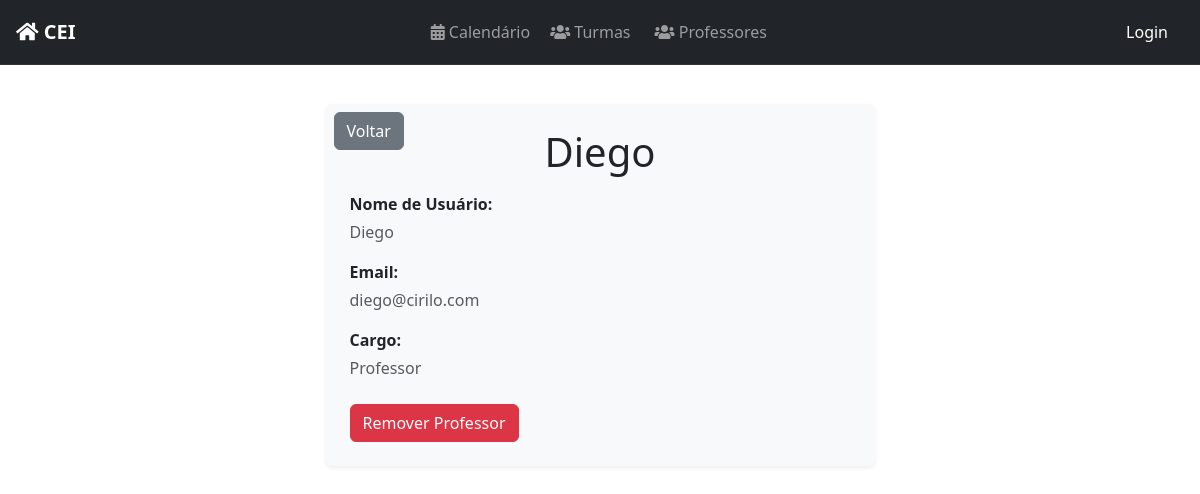
Before: /docente/23/ with the older database file.
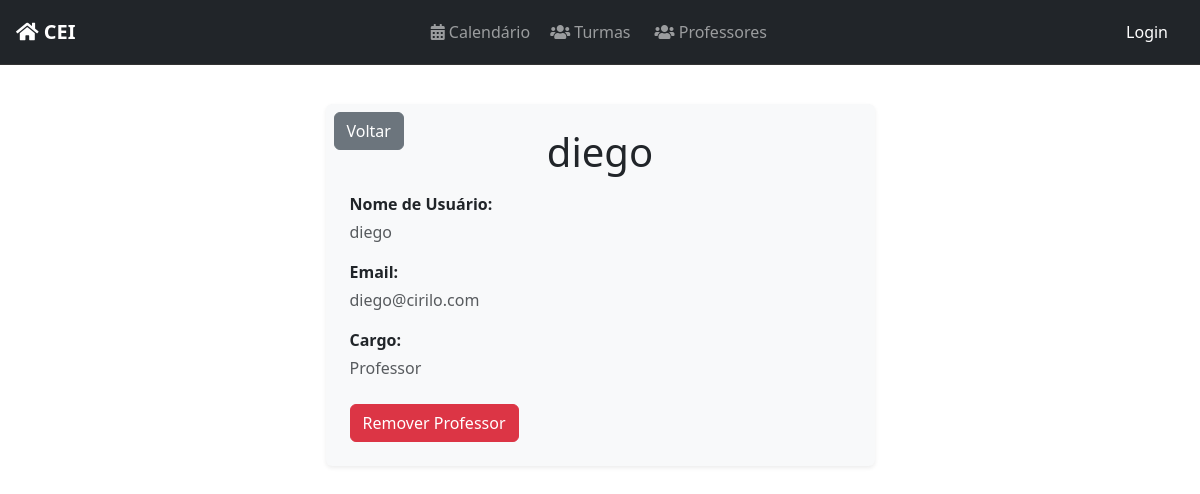
After: the same page with the newer database file.
### profiles/models.py (models this page shows, shortened)
class CustomUser(AbstractUser):
    id = models.BigAutoField(primary_key=True)
    turma = models.ForeignKey('classes.Turma', on_delete=models.SET_NULL, blank=True, null=True, related_name='customuser_set')
    @property
    def cargo(self):
        if self.groups.filter(name="Tutor").exists():
            return "Aluno e Tutor"
        elif self.groups.filter(name="Discente").exists():
            return "Aluno"
        elif self.groups.filter(name="Docente").exists():
            return "Professor"
        elif self.groups.filter(name="Administrador").exists():
            return "Administrador"
        return "Indefinido"

### profiles/views.py (the view, shortened to what this page needs)
# urls.py: path('docente/<int:pk>/', DocenteDetailView.as_view(), name='docente_detail'),
class DocenteDetailView(GroupRequiredMixin, LoginRequiredMixin, DetailView):
    group_required = u"Administrador"
    login_url = reverse_lazy('login')
    model = CustomUser
    template_name = "registration/detail_docente.html"
    context_object_name = "docente"
    login_url = reverse_lazy('login')
    def get_queryset(self):
        docente_group = Group.objects.filter(name="Docente").first()
        if docente_group:
            return CustomUser.objects.filter(groups=docente_group)
        return CustomUser.objects.none()
    def get_context_data(self, **kwargs):
        context = super().get_context_data(**kwargs)
        context['titulo'] = f"Detalhes do Professor: {self.object.username}"
        return context

### tasks/context_processors.py (called while the page is built)
def user_in_discente(request):
    if request.user.is_authenticated:
        return {'user_in_discente': request.user.groups.filter(name="Discente").exists()}
    return {'user_in_discente': False}

### profiles/templates/registration/detail_docente.html (shortened to what this page needs)
{% extends 'base.html' %}
{% block content %}
<div class="container mt-4">
    <div class="row justify-content-center">
        <div class="col-md-8 col-lg-6 bg-light p-4 rounded shadow-sm position-relative">
            <a href="javascript:history.back()"
               class="btn btn-secondary position-absolute top-0 start-0 mt-2 ms-2">
                Voltar
            </a>
            <h1 class="display-6 text-center mb-3">{{ docente.username }}</h1>
            <div class="mb-3">
                <p class="fw-bold mb-1">Nome de Usuário:</p>
                <p class="text-muted mb-0">{{ docente.username }}</p>
            </div>
            <div class="mb-3">
                <p class="fw-bold mb-1">Email:</p>
                <p class="text-muted mb-0">{{ docente.email }}</p>
            </div>
            <div class="mb-3">
                <p class="fw-bold mb-1">Cargo:</p>
                <p class="text-muted mb-0">{{ docente.cargo }}</p>
            </div>
            <div class="mt-4">
                <button type="button"
                        class="btn btn-danger"
                        data-bs-toggle="modal"
                        data-bs-target="#confirmModal">
                    Remover Professor
                </button>
            </div>
        </div>
    </div>
</div>
{% endblock %}

Changed rows visible on the page:
changed CustomUser "diego@cirilo.com": username "Diego" → "diego"
